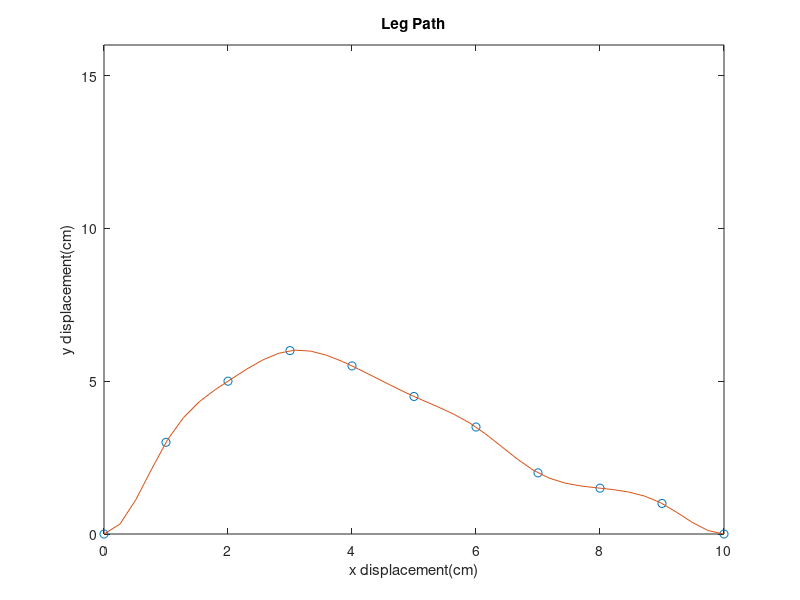
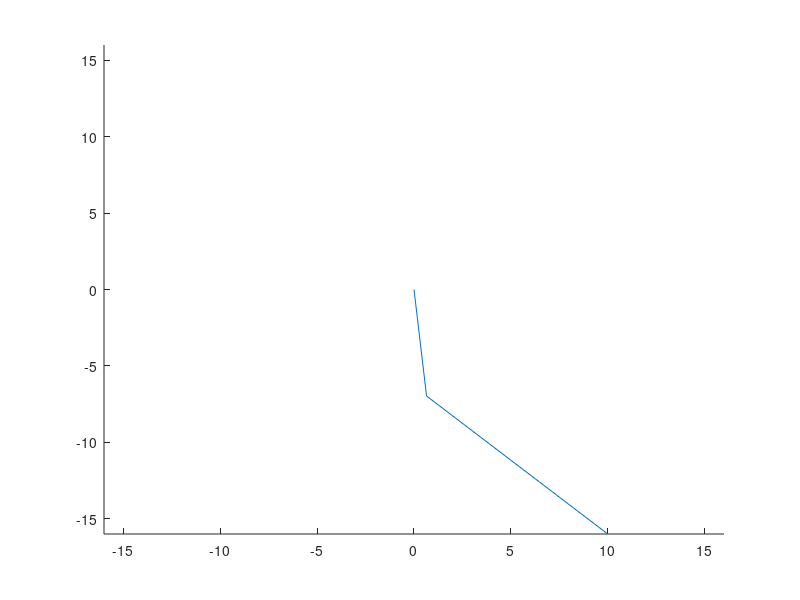

Source code (MATLAB) for these figures, in order:
clc
clear

L1 = 7;
L2 = 13;

%determining path
xpos = 0:10;
ypos = [0 3 5 6 5.5 4.5 3.5 2 1.5 1 0];
cs = spline(xpos,[0 ypos 0]);

steps = 40; 
x = linspace(0,10,steps);
yy = ppval(cs,x);

%plotting path
y = yy-16;
figure(1)
plot(xpos,ypos,'o',x,yy,'-')
ylim([0 16])
xlabel('x displacement(cm)')
ylabel('y displacement(cm)')
title('Leg Path')


% finding angles using IK
for i = 1:length(x)
    
    % formulas
    L3=sqrt(x(i)^2+y(i)^2);
    b1 = (-(L2^2-L1^2-L3^2)/(2*L1*L3));
    a1 = atan2(sqrt(1-b1^2),b1);
    theta1(i) = (atan2(y(i),x(i))-a1)*(180/pi);
    b2 = (-(L3^2-L1^2-L2^2)/(2*L1*L2));
    a2 = atan2(sqrt(1-b2^2),b2);
    theta2(i) = (pi-a2)*(180/pi);

    % motor angles
    if i > 1
        theta11(i) = theta1(i)-theta1(i-1);
        theta22(i) = theta2(i)-theta2(i-1);
    end
    theta11(1) = theta1(1);
    theta22(1) = theta2(1);

    % animation of graph
    figure(2)
    clf
    X = [0 L1*cos(theta1(i)*(pi/180)) x(i)];
    Y = [0 L1*sin(theta1(i)*(pi/180)) y(i)];
    xlim([-16 16])
    ylim([-16 16])
    hold on
    plot(X,Y)

    pause(0.05)
end

% Export angles for MQTT
theta1string = sprintf('%.3f,' , theta1);
theta1string= theta1string(1:end-1);
theta2string = sprintf('%.3f,' , theta2);
theta2string = theta2string(1:end-1);
disp(theta1string)
disp(theta2string)